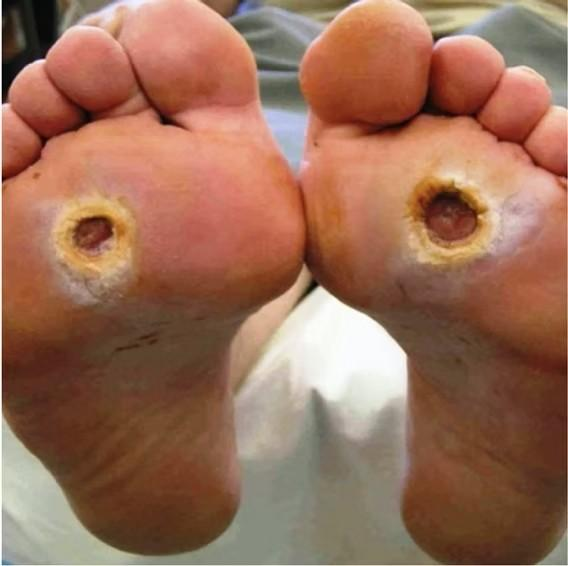
#> input picture test_10/test1.jpg, 568 x 566 px
$ python draw_bounding_box.py
#> lines starting #> are read from the running program, lines starting #| are printed output that depends on the picture; after the words box and inside, x2 and y2 are one past the last pixel; in counts of white or black regions, pixels touching at a corner belong together
import cv2
import os

# Load the image
image_path = "test_10/test1.jpg"
image = cv2.imread(image_path)
#> image is the input picture: shape (566, 568, 3); mean B, G, R 87.7, 109.9, 154.1

# Check if image was loaded successfully
if image is None:
    raise FileNotFoundError(f"Could not load image. Check the path: {image_path}")

# Bounding box coordinates (x_min, y_min, x_max, y_max)
bounding_boxes = [
    (79, 39, 17, 17),
    (16, 44, 17, 21)
]

# Draw bounding boxes
for (x_min, y_min, x_max, y_max) in bounding_boxes:
    cv2.rectangle(image, (x_min, y_min), (x_max, y_max), (0, 0, 255), 3)  # Red box
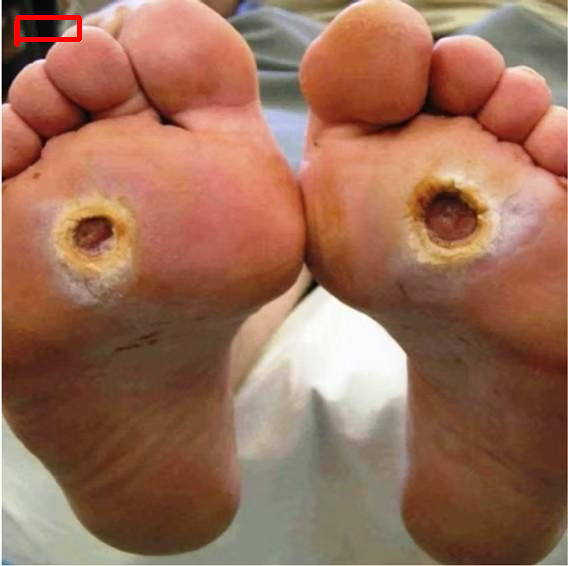
#> image: shape (566, 568, 3); 0.27% of pixels changed, all inside (x1, y1, x2, y2) = (14, 15, 82, 47)

# Create output directory if it doesn't exist
output_dir = "outputs_testing/outputs_testing_from_Peplexity"
os.makedirs(output_dir, exist_ok=True)

# Save the new image
output_path = os.path.join(output_dir, "wounds_bounding_box1.jpg")
success = cv2.imwrite(output_path, image)

# Confirm save
if success:
    print(f"✅ Image saved successfully to: {output_path}")
else:
    print("❌ Failed to save image.")

$ run again, with test_10/test10.jpg copied over test_10/test1.jpg
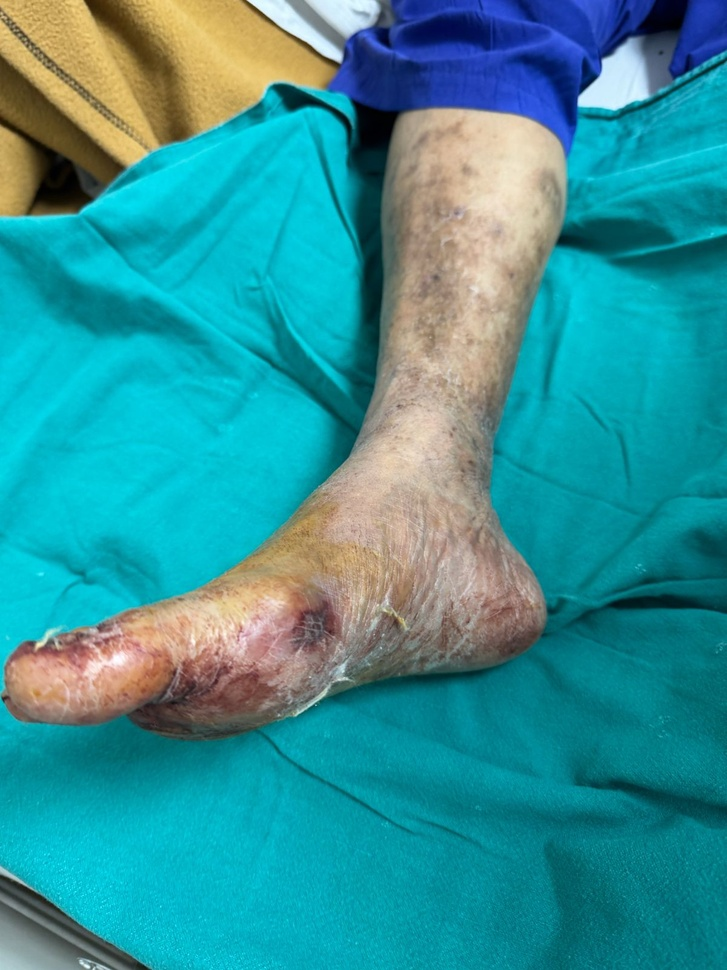
#> input picture test_10/test10.jpg, 727 x 970 px, shrunk from 1200 x 1600 before the run
#> image is the input picture: shape (970, 727, 3); mean B, G, R 152.6, 146.5, 50.4
#> after the loop `for (x_min, y_min, x_max, y_max) in bounding_boxes:`:
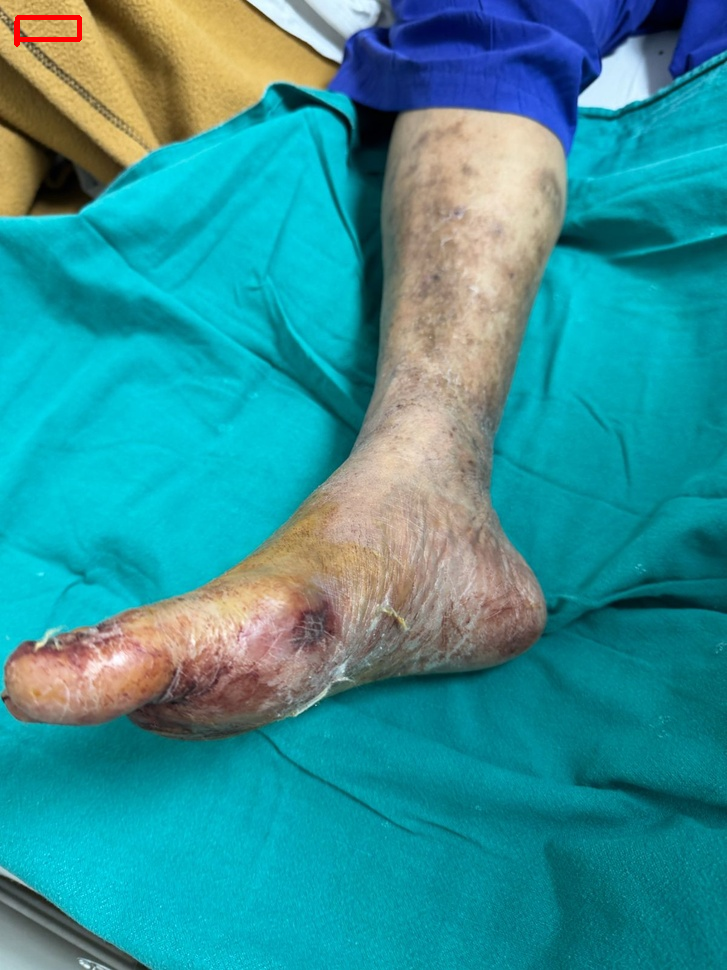
#> image: shape (970, 727, 3); 0.12% of pixels changed, all inside (x1, y1, x2, y2) = (14, 15, 82, 47)

$ run again, with test_10/test2.jpg copied over test_10/test1.jpg
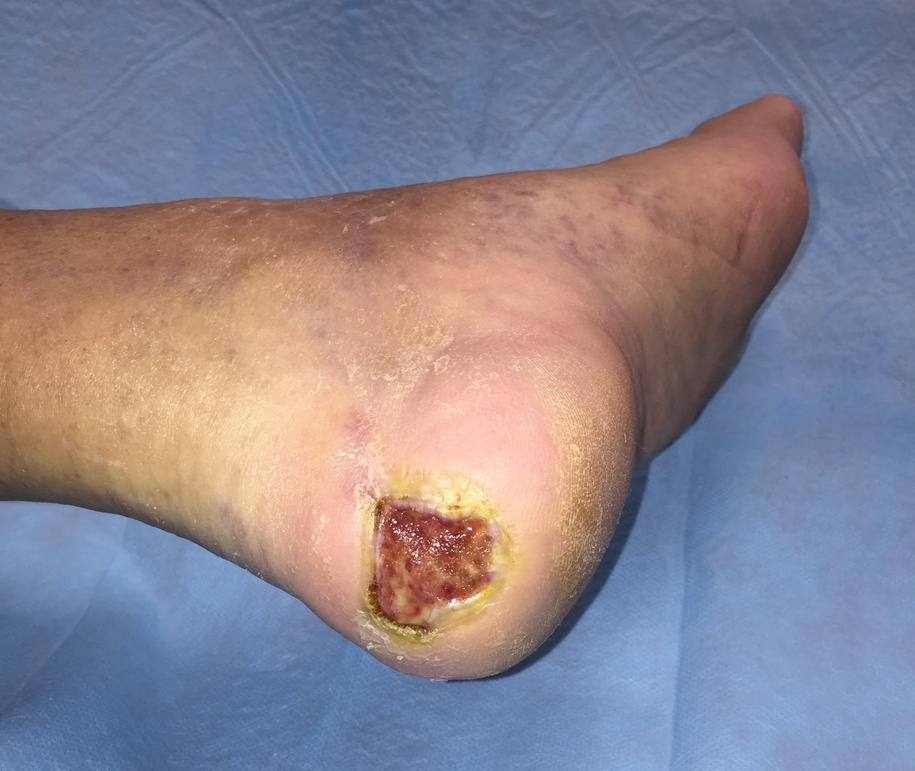
#> input picture test_10/test2.jpg, 915 x 771 px, shrunk from 2448 x 2064 before the run
#> image is the input picture: shape (771, 915, 3); mean B, G, R 144.5, 132.6, 139.4
#> after the loop `for (x_min, y_min, x_max, y_max) in bounding_boxes:`:
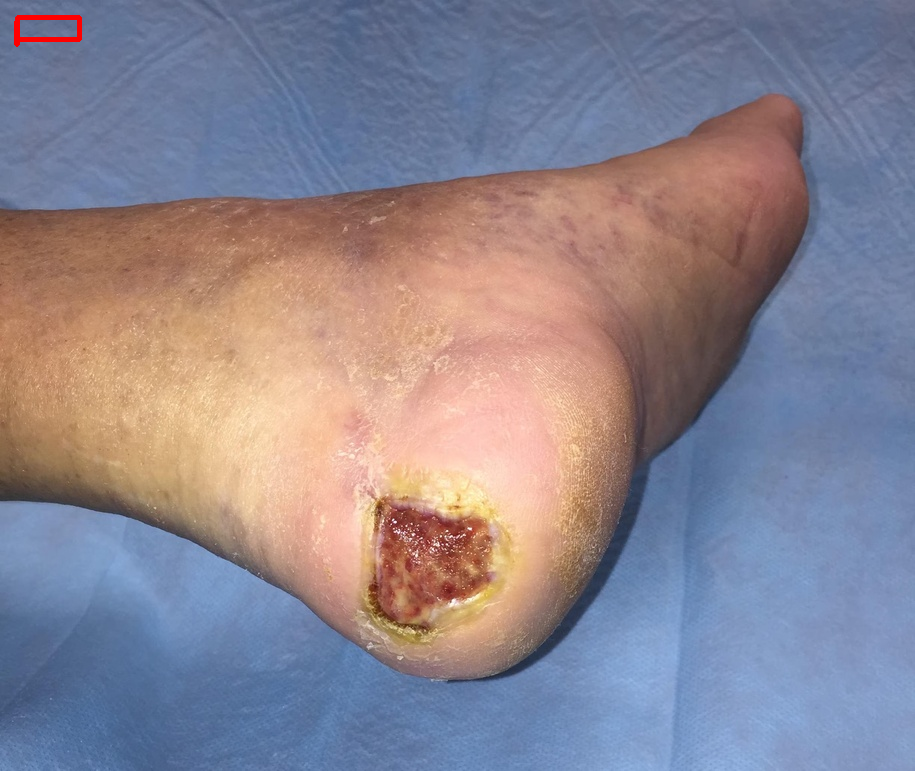
#> image: shape (771, 915, 3); 0.12% of pixels changed, all inside (x1, y1, x2, y2) = (14, 15, 82, 47)

$ run again, with test_10/test3.jpg copied over test_10/test1.jpg
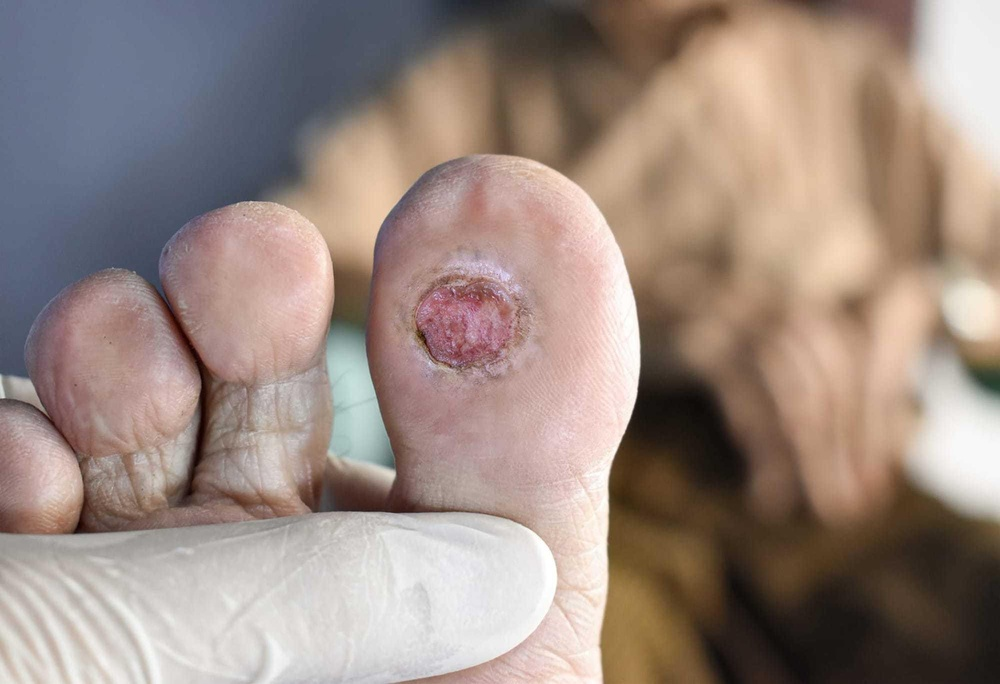
#> input picture test_10/test3.jpg, 1000 x 684 px, shrunk from 2000 x 1369 before the run
#> image is the input picture: shape (684, 1000, 3); mean B, G, R 129.3, 137.6, 154.9
#> after the loop `for (x_min, y_min, x_max, y_max) in bounding_boxes:`:
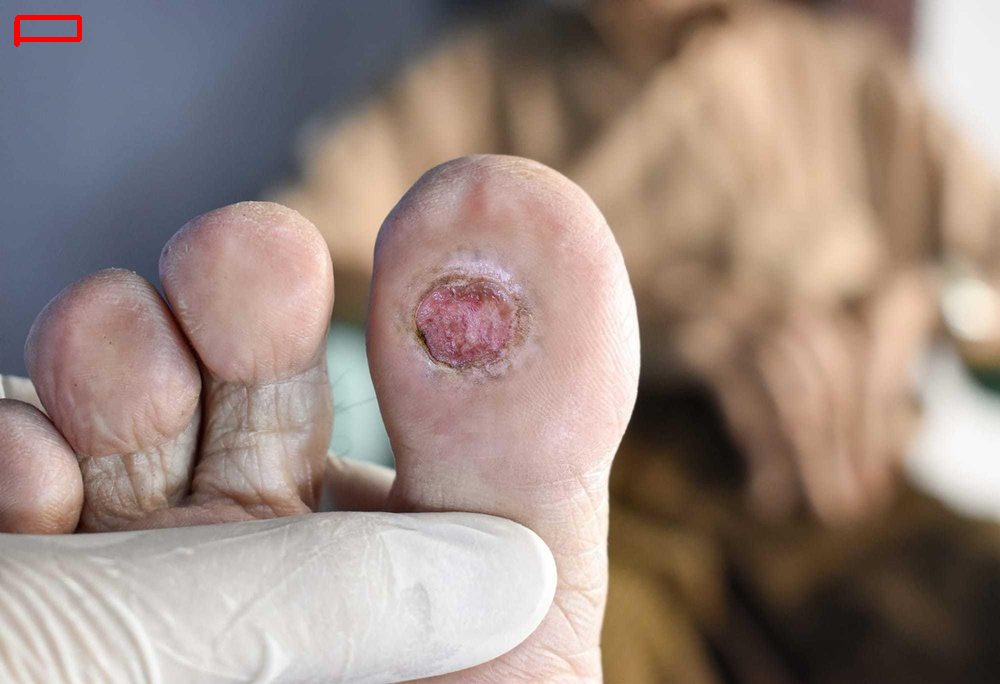
#> image: shape (684, 1000, 3); 0.13% of pixels changed, all inside (x1, y1, x2, y2) = (14, 15, 82, 47)
